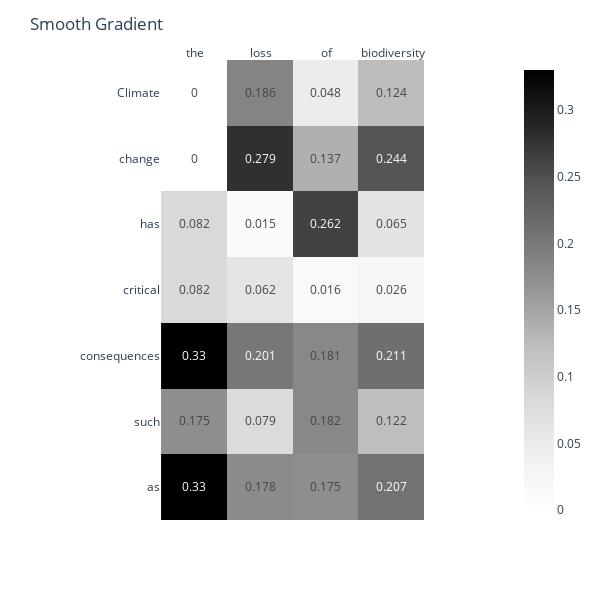

Write notebook code for a chart like this one.
### Code cell
fig = generate_heat_map_from_scores(scores_list[2], tokenizer, result)

fig.update_layout(title_text="Smooth Gradient")
fig.show()

### Figure 1 — Plotly figure (JSON) as saved in the notebook; plotly's stock layout.template omitted (floating-point values rounded to 4 significant figures)
{"data": [{"coloraxis": "coloraxis", "hovertemplate": "x: %{x}<br>y: %{y}<br>color: %{z}<extra></extra>", "name": "0", "texttemplate": "%{z}", "type": "heatmap", "x": [" the", " loss", " of", " biodiversity"], "xaxis": "x", "y": ["Climate", " change", " has", " critical", " consequences", " such", " as"], "yaxis": "y", "z": [[0, 0.186, 0.048, 0.124], [0, 0.279, 0.137, 0.244], [0.082, 0.015, 0.262, 0.065], [0.082, 0.062, 0.016, 0.026], [0.33, 0.201, 0.181, 0.211], [0.175, 0.079, 0.182, 0.122], [0.33, 0.178, 0.175, 0.207]]}], "layout": {"coloraxis": {"colorscale": [[0, "rgb(255,255,255)"], [0.125, "rgb(240,240,240)"], [0.25, "rgb(217,217,217)"], [0.375, "rgb(189,189,189)"], [0.5, "rgb(150,150,150)"], [0.625, "rgb(115,115,115)"], [0.75, "rgb(82,82,82)"], [0.875, "rgb(37,37,37)"], [1, "rgb(0,0,0)"]]}, "height": 600, "margin": {"t": 60}, "title": {"text": "Smooth Gradient"}, "width": 600, "xaxis": {"anchor": "y", "constrain": "domain", "domain": [0, 1], "scaleanchor": "y", "side": "top", "tickfont": {"size": 12}}, "yaxis": {"anchor": "x", "autorange": "reversed", "constrain": "domain", "domain": [0, 1], "tickfont": {"size": 12}}}}
